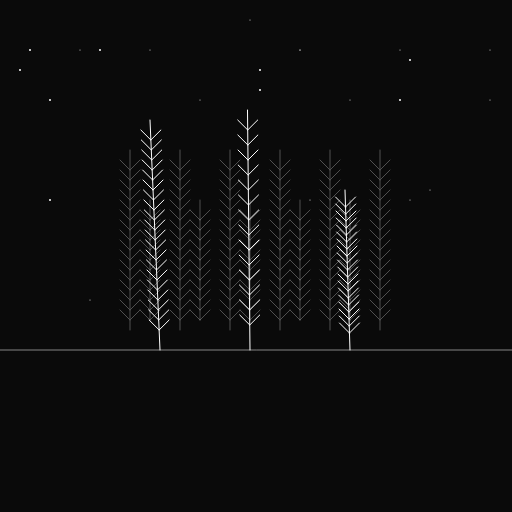
Frame 1 (no input)
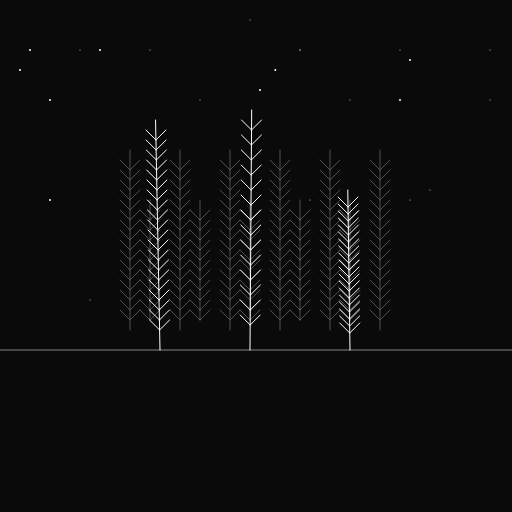
Frame 60 (no input)
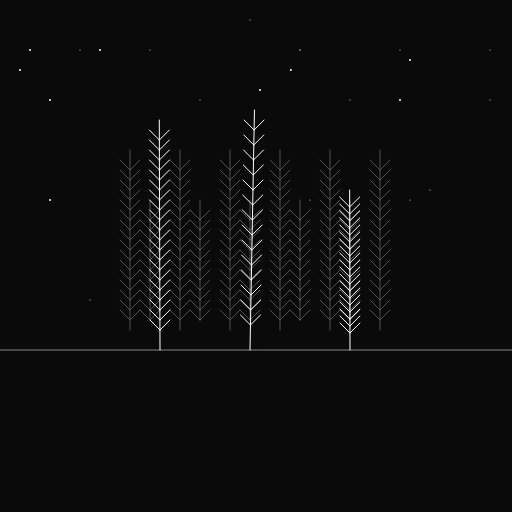
Frame 120 (the mouse pressed at the canvas centre since frame 60)

The p5.js sketch that drew these frames (run headless with seeded random() and noise() and a simulated clock; from frame 60 on, the mouse is pressed at the canvas centre):

// p5.js sketch
// ── sketch.js
//declaración de variables
let angulo = 0.0;
let angulo2 = 0.0;

function setup() {
  createCanvas(512, 512);
}

function draw() {
  background(10);
  
  //----------------------------------TRONCOS LEJANOS-------------------

    for (var i = 150; i < 390; i += 50) { //determino coordenada donde quiero que empiece a dibujarse el primer árbol (será en 150) y la última (máx 390)
      stroke(150);
      strokeWeight(0.5);
      line(i, 320, i, 200); //si cambio y inicial a 350 queda a la altura de la linea piso
    }
  
    //variables de inicio y fin para los troncos lejanos
    var yinicio = 320; //parámetro primera rama
    var yfinal = 310; //parámetro primera rama
    var xinicio = 150; //parámetro primera rama
    var xfinal = 160; //parámetro primera rama
    var xfinalizq = 140; //150 (xinicio) -10
  
    //Este for se itera 5 veces, que es la cantidad de árboles (x). 
    for (var numArboles = 0; numArboles < 5; numArboles += 1) {
      
      //Este for se itera 11 veces que es la cantidad de ramas por árbol (y)
      for (var numRamas = 0; numRamas < 11; numRamas += 1) {
        line(xinicio, yinicio, xfinal, yfinal);
        line(xinicio,yinicio,xfinalizq,yfinal);
        yinicio -= 10;
        yfinal -= 10;
      }
      
      //Me muevo de árbol
      xinicio += 50;
      xfinal = xinicio + 10;
      xfinalizq = xinicio - 10;
      
      //Reinicio coordenada y
      yinicio = 320;
      yfinal = 310;
    }
  
  
  
  //----------------------------------TRONCOS INTERMEDIOS-------------------

    for (var p = 130; p < 390; p += 50) { //dibuja líneas que empiezan en 130 y se van dibujando cada 50 en X
      stroke(80);
      strokeWeight(1);
      line(p, 330, p, 150);
    }
  
    //variables de inicio y fin para troncos intermedios
    var intYInicio = 320;
    var intYFinal = 310;
    var intXInicio = 130;
    var intXFinal = 140;
    var intXFinalIzq = 120; //xinicio (130) - 10
    
    //el siguiente for se itera 6 veces
    for (var numArboles = 0; numArboles < 6; numArboles += 1) { //ahora son 6 árboles
      for (var numRamas = 0; numRamas < 16; numRamas += 1) { //ahora son 19 ramas
        line(intXInicio, intYInicio, intXFinal, intYFinal); //ramas derechas
        line(intXInicio, intYInicio, intXFinalIzq, intYFinal); //ramas izquierdas
        intYInicio -= 10; //voy dibujando las ramas hacia arriba (y)
        intYFinal -= 10;
      }
  
      //Me muevo de árbol (x)
      intXInicio += 50;
      intXFinal = intXInicio + 10;
      intXFinalIzq = intXInicio - 10;
      
      //Reinicio coordenada y para que se redibujen desde abajo de vuelta
      intYInicio = 320;
      intYFinal = 310;
    }
  

  
  //----------------------------------TRONCOS CERCANOS-------------------
    var senoangulo = sin(angulo);
    var posicion1 = map(senoangulo, -1, 1, 140, 160);
    var posicion2 = map(senoangulo, -1, 1, 340, 350);
    var posicion3 = map(senoangulo, -1, 1, 240,255)
    angulo += 0.01;

    
    //líneas troncos árboles cercanos blancos
    stroke(255);
    strokeWeight(1);
    line(160, 350, posicion1, 120); //arbol izquierdo
    line(350, 350, posicion2, 190); //arbol derecho
    line (250, 350,posicion3, 110); //arbol intermedio

  //--------------RAMAS EN MOVIMIENTO-------------

  //ARBOL IZQUIERDO----------
    //encuentro la ecuación de la recta (arbol) que va de (160, 350) a (posicion1, 120) para saber el X incógnito para cada rama
    //DATOS:
    x1 = 160 //x inicio del arbol izquierdo
    y1 = 350 //altura inicio del arbol
    x2 = posicion1 //como el árbol se mueve, su posición final depende del movimiento seno
    y2 = 120 //altura final del arbol

    m = (y1 - y2) / (x1 - x2) //averiguo pendiente
    b = y1 - m*x1 //averiguo ord al origen
    
    //altura inicial rama más abajo
    var y = 340;    
    
    //for que dibuja las ramas del arbol de la izquierda
    for (i=0; i<20; i++){
      y = y - 10; //voy reiniciando la Y para que vaya subiendo
      x = (y - b)/m //el valor de x depende de quién es Y. X sería un punto de la recta que es el árbol, que se modifica todo el tiempo. Es el X inicial de cada rama que es el que se mueve
      line(x, y, x-10, y-10); //rama izquierda. Acá el X final es x-10 y va a funcionar bien porque x inicial está en movimiento, por eso va a estar en movimiento también x final.
      line(x, y, x+10, y-10); //rama derecha
    }

  //ARBOL DERECHO-----
    //busco nuevamente la recta del arbol para poder despejar el X en movimiento de cada rama (que es un x que varía dentro de la recta del tronco que se mueve)
    x1 = 350
    y1 = 350
    x2 = posicion2
    y2 = 190
    m = (y1 - y2) / (x1 - x2)
    b = y1 - m*x1
    
    //altura inicial primera rama
    var y = 340;
    
    
    //for que dibuja las ramas del arbol de la izquierda
    for (i=0; i<19; i++){
      y = y - 7; //el -7 es porque quise cambiar la cantidad de ramas que había
      x = (y - b)/m
      line(x, y, x-10, y-10); //rama izquierda
      line(x, y, x+10, y-10); //rama derecha
    }

  //ARBOL INTERMEDIO-----
    x1 = 250
    y1 = 350
    x2 = posicion3
    y2 = 110
    m = (y1 - y2) / (x1 - x2)
    b = y1 - m*x1
    
    //altura inicial primera rama
    var y = 340;   
    
    //for que dibuja las ramas del arbol de la izquierda
    for (i=0; i<14; i++){
      y = y - 15;
      x = (y - b)/m
      line(x, y, x-10, y-10); //rama izquierda
      line(x, y, x+10, y-10); //rama derecha
    }


  //------------------ESTRELLAS---------------------
    var senoangulo2 = sin(angulo2);
    var posicionestrella = map (senoangulo2, -1, 1, 0,520);
    angulo2 += 0.001;

    point (200,100);
    point (310,200);
    point (80,50);
    point (150,50);
    point (300,50);
    point (400,50);
    point (250,20);
    point (490, 100);
    point (490, 50);
    point (300,50);
    point (410, 200);
    point (430,190);
    point (350,100);
    point (90,300);

    strokeWeight(2);
    point (50,100);
    point (50,200);
    point (400,100);
    point (20,70);
    point (30, 50);
    point(posicionestrella,70);  
    point (100, 50);
    point (260,90);
    point (410,60);

  //---------LINEA DE HORIZONTE-----------
  strokeWeight(0.5);
  line(0,350,520,350);
}
